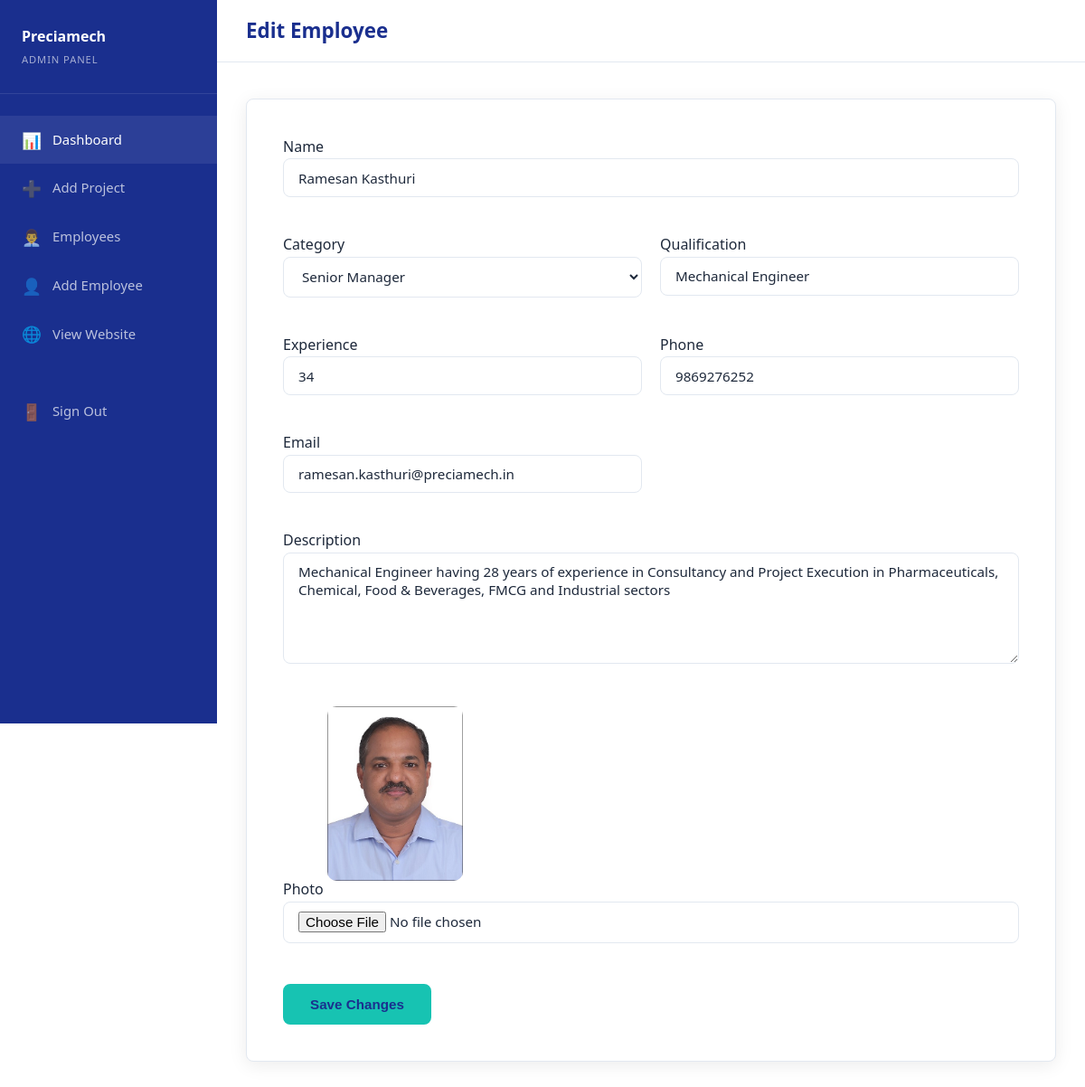
Screenshot of /admin/employees/1/edit (signed in) with the database file from the repository.
### app.py (models this page shows)
class Employee(db.Model):
    id = db.Column(db.Integer, primary_key=True)
    name = db.Column(db.String(150), nullable=False)
    category = db.Column(db.String(20), nullable=False)
    qualification = db.Column(db.String(200))
    experience = db.Column(db.String(100))
    description = db.Column(db.Text)
    image_filename = db.Column(db.String(250))
    phone = db.Column(db.String(30))
    email = db.Column(db.String(150))
    created_at = db.Column(db.DateTime, default=datetime.utcnow)

### app.py (the view, shortened to what this page needs)
@app.route('/admin/employees/<int:employee_id>/edit', methods=['GET', 'POST'])
@login_required
def admin_employee_edit(employee_id):
    employee = Employee.query.get_or_404(employee_id)
    return render_template(
        'admin/employee_form.html',
        employee=employee,
        action='edit'
    )

### app.py (called while the page is built)
@login_manager.user_loader
def load_user(user_id):
    return db.session.get(Admin, int(user_id))

### templates/admin/employee_form.html (shortened to what this page needs)
<!DOCTYPE html>
<html lang="en">
<head>
    <link rel="stylesheet"
          href="{{ url_for('static', filename='css/style.css') }}">
</head>
<body>
<div class="admin-layout">
    <aside class="admin-sidebar">
        <div class="sidebar-brand">
            <div>Preciamech</div>
            <small>Admin Panel</small>
        </div>
        <nav class="sidebar-nav">
    <a href="{{ url_for('admin_dashboard') }}" class="active">
        <span>📊</span> Dashboard
    </a>
    <a href="{{ url_for('admin_project_new') }}">
        <span>➕</span> Add Project
    </a>
    <a href="{{ url_for('admin_employees') }}">
        <span>👨‍💼</span> Employees
    </a>
    <a href="{{ url_for('admin_employee_new') }}">
        <span>👤</span> Add Employee
    </a>
    <a href="{{ url_for('index') }}" target="_blank">
        <span>🌐</span> View Website
    </a>
    <a href="{{ url_for('admin_logout') }}" style="margin-top:2rem;">
        <span>🚪</span> Sign Out
    </a>
</nav>
    </aside>
    <div class="admin-main">
        <div class="admin-topbar">
            <h1>
                {% if action == 'new' %}
                    Add Employee
                {% else %}
                    Edit Employee
                {% endif %}
            </h1>
        </div>
        <div class="admin-content">
            <form method="POST"
                  enctype="multipart/form-data"
                  class="form-card">
                <div class="form-grid">
                    <div class="form-group form-full">
                        <label>Name</label>
                        <input type="text"
                               name="name"
                               class="form-control"
                               value="{{ employee.name if employee else '' }}"
                               required>
                    </div>
                    <div class="form-group">
                        <label>Category</label>
                        <select name="category"
                                class="form-control">
                            <option value="senior_manager"
                            {% if employee and employee.category=="senior_manager" %}
                            selected
                            {% endif %}>
                                Senior Manager
                            </option>
                        </select>
                    </div>
                    <div class="form-group">
                        <label>Qualification</label>
                        <input type="text"
                               name="qualification"
                               class="form-control"
                               value="{{ employee.qualification if employee else '' }}">
                    </div>
                    <div class="form-group">
                        <label>Experience</label>
                        <input type="text"
                               name="experience"
                               class="form-control"
                               placeholder="15 Years"
                               value="{{ employee.experience if employee else '' }}">
                    </div>
                    <div class="form-group">
                        <label>Phone</label>
                        <input type="text"
                               name="phone"
                               class="form-control"
                               value="{{ employee.phone if employee else '' }}">
                    </div>
                    <div class="form-group">
                        <label>Email</label>
                        <input type="email"
                               name="email"
                               class="form-control"
                               value="{{ employee.email if employee else '' }}">
                    </div>
                    <div class="form-group form-full">
                        <label>Description</label>
                        <textarea name="description"
                                  class="form-control"
                                  rows="5">{{ employee.description if employee else '' }}</textarea>
                    </div>
                    <div class="form-group form-full">
                        <label>Photo</label>
                        {% if employee and employee.image_filename %}
                            <img src="{{ url_for('static', filename='uploads/' + employee.image_filename) }}"
                                 width="150"
                                 style="margin-bottom:15px;border-radius:10px;">
                        {% endif %}
                        <input type="file"
                               name="image"
                               class="form-control">
                    </div>
                </div>
                <br>
                <button class="btn btn-primary">
                    {% if action == 'new' %}
                        Add Employee
                    {% else %}
                        Save Changes
                    {% endif %}
                </button>
            </form>
        </div>
    </div>
</div>
</body>
</html>

### static/css/style.css (style rules this page uses)
*,*::before,*::after { box-sizing:border-box;margin:0;padding:0 }
:root { --navy:#1a2f8e;--navy-light:#243db0;--teal:#17c3b2;--teal-dark:#12a898; --gold:#17c3b2;--gold-dark:#12a898; --text:#1e293b;--muted:#64748b;--border:#e2e8f0;--bg:#f0fbfa;--white:#ffffff; --radius:8px;--shadow:0 4px 20px rgba(0,0,0,.08) }
html { scroll-behavior:smooth }
body { font-family:'Segoe UI',system-ui,sans-serif;color:var(--text);background-color:#ffffff;line-height:1.6 }
a { color:inherit;text-decoration:none }
img { max-width:200%;height: auto }
.btn { display:inline-flex;align-items:center;gap:.5rem;padding:.75rem 1.75rem;border-radius:var(--radius);font-weight:600;font-size:.95rem;cursor:pointer;transition:all .2s;border:2px solid transparent }
.btn-primary { background:var(--gold);color:var(--navy);border-color:var(--gold) }
.form-card { background:var(--white);border:1px solid var(--border);border-radius:var(--radius);padding:2.5rem;box-shadow:var(--shadow) }
.form-group { margin-bottom:1.25rem }
.form-control { width:100%;padding:.65rem 1rem;border:1px solid var(--border);border-radius:var(--radius);font-size:.95rem;transition:border-color .2s,box-shadow .2s;background:var(--white);color:var(--text);font-family:inherit }
.form-grid { display:grid;grid-template-columns:1fr 1fr;gap:1.25rem }
.form-full { grid-column:1/-1 }
textarea.form-control { min-height:120px;resize:vertical }
select.form-control { cursor:pointer }
.admin-layout { display:flex;min-height:100vh }
.admin-sidebar { width:240px;background:var(--navy);color:var(--white);flex-shrink:0;position:sticky;top:0;height:100vh;overflow-y:auto }
.sidebar-brand { padding:1.75rem 1.5rem;border-bottom:1px solid rgba(255,255,255,.1);font-weight:800;font-size:1rem }
.sidebar-brand small { display:block;font-size:.7rem;opacity:.6;font-weight:400;letter-spacing:.08em;text-transform:uppercase;margin-top:.2rem }
.sidebar-nav { padding:1.5rem 0 }
.sidebar-nav a { display:flex;align-items:center;gap:.75rem;padding:.8rem 1.5rem;color:rgba(255,255,255,.7);font-size:.93rem;transition:all .2s }
.sidebar-nav a:hover,.sidebar-nav a.active { background:rgba(255,255,255,.08);color:var(--white) }
.sidebar-nav a span { font-size:1.1rem }
.admin-main { flex:1;overflow-x:hidden }
.admin-topbar { background:var(--white);border-bottom:1px solid var(--border);padding:1rem 2rem;display:flex;align-items:center;justify-content:space-between }
.admin-topbar h1 { font-size:1.4rem;font-weight:700;color:var(--navy) }
.admin-content { padding:2.5rem 2rem }

### rows the page displays
Employee: name "Ramesan Kasthuri", category "Senior Manager", qualification "Mechanical Engineer", experience "34", phone "9869276252", email "ramesan.kasthuri@preciamech.in", description "Mechanical Engineer having 28 years of experience in Consultancy and Project Execution in Pharmaceuticals, Chemical, Food & Beverages, FMCG and Industrial sectors", image_filename (picture)
